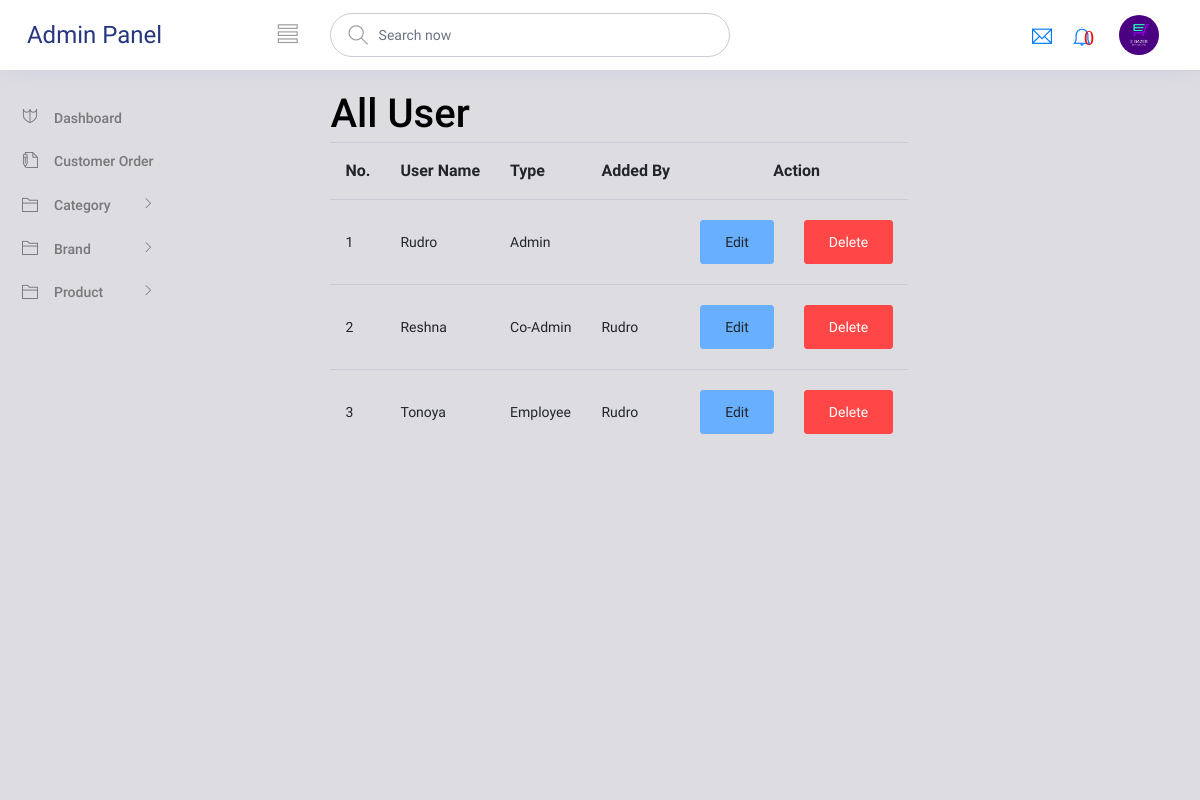
The app's page /index.php/admin/viewUser with its own data.
### tables this page shows
CREATE TABLE `tbl_user` (
  `id` int(11) NOT NULL,
  `name` varchar(255) NOT NULL,
  `type` varchar(255) NOT NULL,
  `password` varchar(255) NOT NULL,
  `addedBy` varchar(255) NOT NULL
);

### application/controllers/Admin.php (called while the page is built, shortened)
<?php
class Admin extends CI_Controller {
        public function viewUser(){
        $data['allUser']=$this->modAdmin->fetchallUser();
        $this->load->view('Admin/header');
        $this->load->view('Admin/admin_header');
        $this->load->view('Admin/viewUser',$data);
        $this->load->view('Admin/admin_footer');
        $this->load->view('Admin/footer');
        }
}

### index.php (called while the page is built, shortened)
<?php
require_once BASEPATH.'core/CodeIgniter.php';

### application/models/ModAdmin.php (called while the page is built, shortened)
<?php
      class ModAdmin extends CI_Model{
    public function fetchallUser(){
         $query= $this->db->get('tbl_user');
         if ($query->num_rows()>0) {
             foreach ($query ->result() as $row) {
                $data[]=$row;
             }
             return $data;
         }
         return false;
      }
      }
 ?>

### application/views/Admin/viewUser.php (the view, shortened to what this page needs)
<div class="content-wrapper">
	<div class="row padtop">
		<div class="col-md-6 col-md-offset-3" style="margin-left: 100px">
			<h2>All User</h2>
			<?php if ($allUser):
               $i=1;
				?>
				<table class="table table-dashed">
					<tr>
						<th>No.</th>
						<th>User Name</th>
						<th>Type</th>
						<th>Added By</th>
						<th colspan="2"><center>Action</center></th>
					</tr>
				<?php foreach ($allUser as $p): ?>
					<tr class="ccat<?php echo $p->id ?>">
						<td><?php echo $i++;  ?></td>
						<td><?php echo $p->name  ?></td>
						<td><?php echo $p->type ?></td>
						<td><?php echo $p->addedBy ?></td>
						<td><a href="<?php echo site_url('admin/editUser/'.$p->id) ?>" class="btn btn-info">Edit</a></td>
						<td><a href="<?php echo site_url('admin/deleteUser/'.$p->id) ?>" class="btn btn-danger" onclick="myFunction()">Delete</a></td>
					</tr>
				<?php endforeach; ?>
				</table>
			<?php else: ?>
				Panel are not available
			<?php endif; ?>
		</div>
	</div>
</div>

### records on screen
tbl_user: name "Rudro", type "Admin"
tbl_user: name "Reshna", type "Co-Admin", addedBy "Rudro"
tbl_user: name "Tonoya", type "Employee", addedBy "Rudro"

### other values on screen
count($chkUnSeenOrder) "0"
